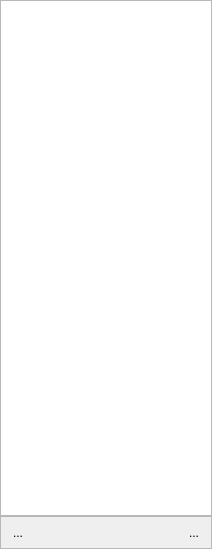
<?xml version="1.0" encoding="UTF-8"?>
<ui version="4.0">
 <class>TemplateSelectorPanel</class>
 <widget class="QWidget" name="TemplateSelectorPanel">
  <property name="geometry">
   <rect>
    <x>0</x>
    <y>0</y>
    <width>212</width>
    <height>549</height>
   </rect>
  </property>
  <property name="maximumSize">
   <size>
    <width>220</width>
    <height>16777215</height>
   </size>
  </property>
  <property name="windowTitle">
   <string>Form</string>
  </property>
  <layout class="QVBoxLayout" name="verticalLayout">
   <property name="spacing">
    <number>0</number>
   </property>
   <property name="leftMargin">
    <number>0</number>
   </property>
   <property name="topMargin">
    <number>0</number>
   </property>
   <property name="rightMargin">
    <number>0</number>
   </property>
   <property name="bottomMargin">
    <number>0</number>
   </property>
   <item>
    <widget class="QListView" name="listView"/>
   </item>
   <item>
    <widget class="QFrame" name="frame">
     <property name="frameShape">
      <enum>QFrame::StyledPanel</enum>
     </property>
     <property name="frameShadow">
      <enum>QFrame::Raised</enum>
     </property>
     <layout class="QHBoxLayout" name="horizontalLayout">
      <property name="leftMargin">
       <number>5</number>
      </property>
      <property name="topMargin">
       <number>5</number>
      </property>
      <property name="rightMargin">
       <number>5</number>
      </property>
      <property name="bottomMargin">
       <number>5</number>
      </property>
      <item>
       <widget class="QToolButton" name="toolButton">
        <property name="text">
         <string>...</string>
        </property>
        <property name="autoRaise">
         <bool>true</bool>
        </property>
       </widget>
      </item>
      <item>
       <spacer name="horizontalSpacer">
        <property name="orientation">
         <enum>Qt::Horizontal</enum>
        </property>
        <property name="sizeHint" stdset="0">
         <size>
          <width>161</width>
          <height>20</height>
         </size>
        </property>
       </spacer>
      </item>
      <item>
       <widget class="QToolButton" name="toolButton_2">
        <property name="text">
         <string>...</string>
        </property>
        <property name="autoRaise">
         <bool>true</bool>
        </property>
       </widget>
      </item>
     </layout>
    </widget>
   </item>
  </layout>
 </widget>
 <resources/>
 <connections/>
</ui>
